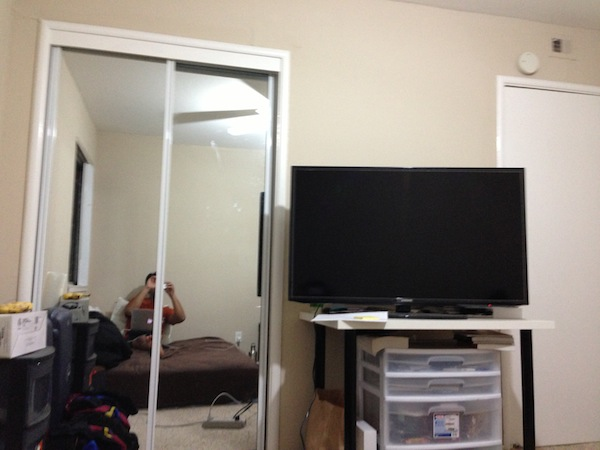
//> input picture inputImage.jpg, 600 x 450 px
$ ./main inputImage.jpg   (built with g++ and OpenCV 4)
//> lines starting //> are read from the running program, lines starting //| are printed output that depends on the picture
// Performs Canny Edge Detection on the input image

#include "opencv2/imgproc/imgproc.hpp"
#include "opencv2/highgui/highgui.hpp"

#include <stdio.h>
#include <iostream>

using namespace cv;
using namespace std;

int edgeThresh = 1;
Mat image, gray, edge, cedge;

// define a trackbar callback
static void onTrackbar(int, void*)
{
    blur(gray, edge, Size(3,3));

    // Run the edge detector on grayscale
    Canny(edge, edge, edgeThresh, edgeThresh*3, 3);
    cedge = Scalar::all(0);

    image.copyTo(cedge, edge);
    imshow("Edge map", cedge);
}


int main( int argc, const char** argv )
{
    image = imread(argv[1], 1);
//> image is the input picture: 450 rows x 600 cols, CV_8UC3; mean B, G, R 127, 135.6, 143.7

    if(image.empty())
    {
        cout << "Cannot read image file.\n" << endl;
        return -1;
    }

    imshow("Input Image", image);

    cedge.create(image.size(), image.type());
    cvtColor(image, gray, CV_BGR2GRAY);
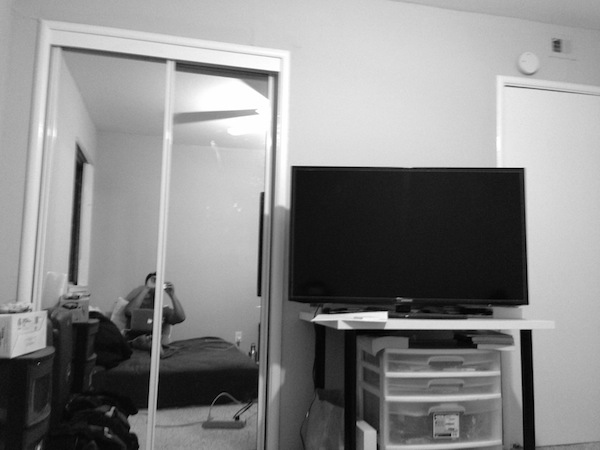
//> gray: 450 rows x 600 cols, CV_8UC1; min 0, max 255, mean 137

    // Create a window
    namedWindow("Edge map", 1);

    // create a toolbar
    createTrackbar("Canny threshold", "Edge map", &edgeThresh, 100, onTrackbar);

    // Show the image
    onTrackbar(0, 0);
//> in onTrackbar, `Canny(edge, edge, edgeThresh, edgeThresh*3, 3);`:
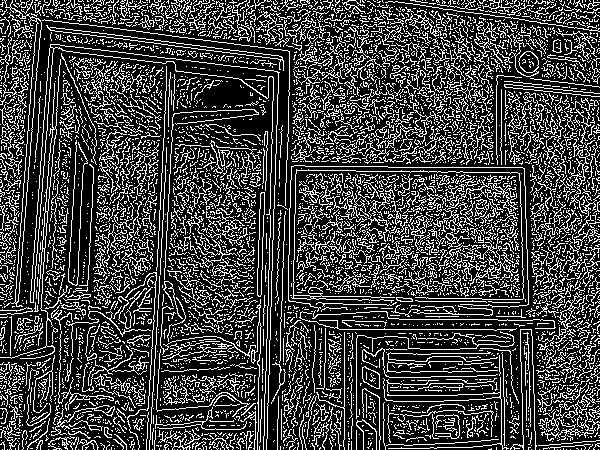
//> edge: 450 rows x 600 cols, CV_8UC1; 25.6% white in thin lines or dots
//> in onTrackbar, `image.copyTo(cedge, edge);`:
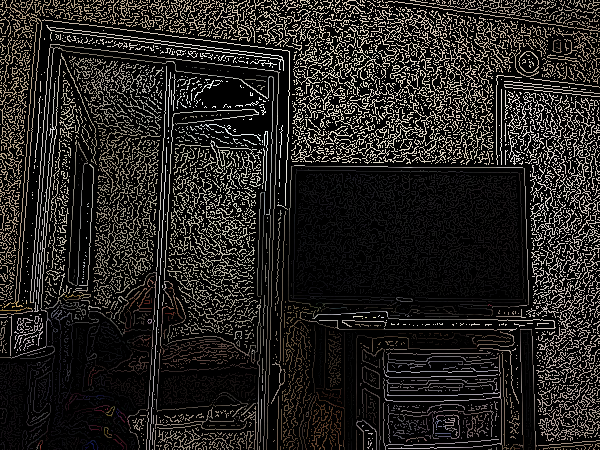
//> cedge: 450 rows x 600 cols, CV_8UC3; mean B, G, R 32.3, 34.7, 36.8

    // Wait for a key stroke; the same function arranges events processing
    waitKey(0);

    return 0;
}
